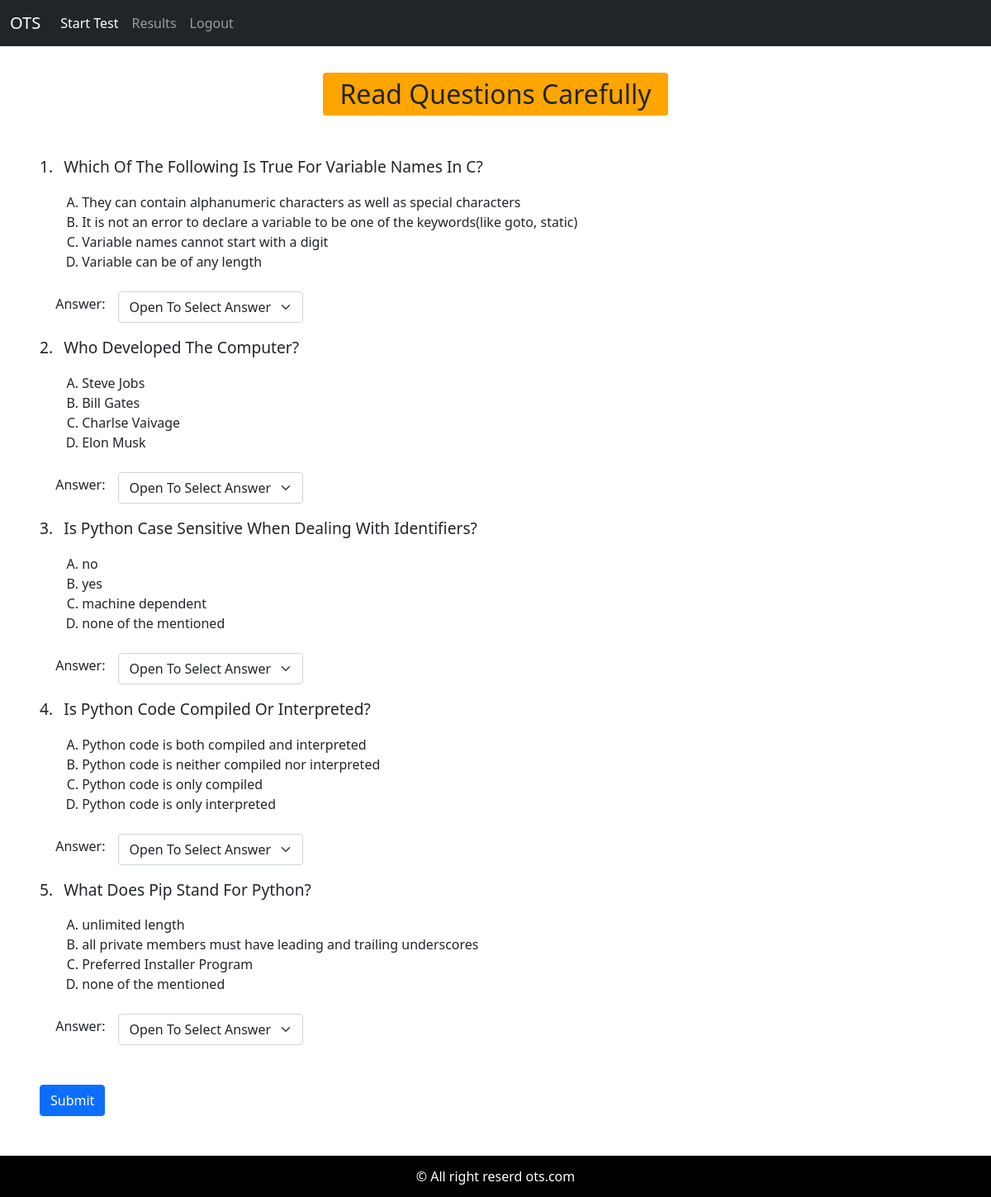
Screenshot of /start-test (signed in) with the database file from the repository.
### OTS/models.py (models this page shows)
class Question(models.Model):
    quno=models.IntegerField(primary_key=True,auto_created=True)
    que=models.CharField(max_length=400)
    optiona=models.CharField(max_length=100)
    optionb=models.CharField(max_length=100)
    optionc=models.CharField(max_length=100)
    optiond=models.CharField(max_length=100)
    answer=models.CharField(max_length=1)

### OTS/views.py (the view)
# urls.py: path('start-test',startTest ,name='starttest'),
def startTest(request):
    try:
        request.session['username']
    except KeyError:
     return HttpResponseRedirect('/login')
    questions=list()
    questions_pool=list(Question.objects.all())
    ran.shuffle(questions_pool)
    questions=questions_pool[:5]
    res=render(request,'OTS/start_test.html',{'questions':questions})
    return res

### templates/OTS/start_test.html (shortened to what this page needs)
<!DOCTYPE html>
{% load static %}
<html lang="en">
<head>
    <link href="https://cdn.jsdelivr.net/npm/bootstrap@5.0.2/dist/css/bootstrap.min.css" rel="stylesheet">
    <link rel="stylesheet" href="{% static 'css/style.css' %}">
</head>
<body>
    <header>
        <nav class="navbar navbar-expand-lg navbar-dark bg-dark">
            <div class="container-fluid">
                <a class="navbar-brand" href="/">OTS</a>
                <div class="collapse navbar-collapse" id="navbarNav">
                    <ul class="navbar-nav">
                        <li class="nav-item">
                            <a class="nav-link active" href="{% url 'starttest' %}">Start Test</a>
                        </li>
                        <li class="nav-item">
                            <a class="nav-link" href="{% url 'userresults' %}">Results</a>
                            <li class="nav-item">
                                <a class="nav-link" href="{% url 'logout' %}">Logout</a>
                            </li>
                        </li>
                    </ul>
                </div>
            </div>
        </nav>
    </header>
    <main>
        <div>
            <h2>Read Questions Carefully</h2>
        </div>
        <div class="questions  p-3 p-sm-5">
            <form action="{% url 'submittest' %}" method="post">
                {% csrf_token%} {% for question in questions%}
                <div class="question-item mb-3">
                    <div class="question-statement mb-3">
                        <span class="me-2">{{ forloop.counter }}.</span> {{question.que}}
                    </div>
                    <ol class=" mb-3 question-options" type="A">
                        <li class="option-item">
                            <span>{{question.optiona}}</span>
                        </li>
                        <li class="option-item">
                            <span>{{question.optionb}}</span>
                        </li>
                        <li class="option-item">
                            <span>{{question.optionc}}</span>
                        </li>
                        <li class="option-item">
                            <span>{{question.optiond}}</span>
                        </li>
                    </ol>
                    <div class="question-answer mb-3"><span class="answer">Answer:</span>
                        <select class="form-select mt-2" name="answer{{forloop.counter}}" required>
                        <option selected value="default">Open To Select Answer</option>
                      </select>
                    </div>
                </div>
                {% endfor %}
                <div class="mt-5">
                    <input type="submit" class="btn btn-primary" value="Submit">
                </div>
            </form>
        </div>
    </main>
    <footer >
        <span>&copy; All right reserd ots.com</span>
    </footer>
</body>
</html>

### static/css/style.css (style rules this page uses)
footer { background-color: black; color: white; height: 50px; text-align: center; display: flex; align-items: center; justify-content: center; }

### templates/OTS/start_test.html (style rules this page uses)
h2 { background-color: orange; width: fit-content; padding: 7px 20px; border-radius: 4px; margin: 0 auto; margin-top: 2rem; }
.questions { width: fit-content; }
.question-statement { font-size: 1.2rem; text-transform: capitalize; font-weight: 500; }
.question-options { margin-left: 1.2rem; }
.question-answer { margin-left: 1.2rem; display: flex; align-items: center; column-gap: 1rem; width: 300px; }
.answer { font-weight: 500; }

### rows the page displays
Question: que "Which Of The Following Is True For Variable Names In C?", optiona "They can contain alphanumeric characters as well as special characters", optionb "It is not an error to declare a variable to be one of the keywords(like goto, static)", optionc "Variable names cannot start with a digit", optiond "Variable can be of any length"
Question: que "Who Developed The Computer?", optiona "Steve Jobs", optionb "Bill Gates", optionc "Charlse Vaivage", optiond "Elon Musk"
Question: que "Is Python Case Sensitive When Dealing With Identifiers?", optiona "no", optionb "yes", optionc "machine dependent", optiond "none of the mentioned"
Question: que "Is Python Code Compiled Or Interpreted?", optiona "Python code is both compiled and interpreted", optionb "Python code is neither compiled nor interpreted", optionc "Python code is only compiled", optiond "Python code is only interpreted"
Question: que "What Does Pip Stand For Python?", optiona "unlimited length", optionb "all private members must have leading and trailing underscores", optionc "Preferred Installer Program", optiond "none of the mentioned"
